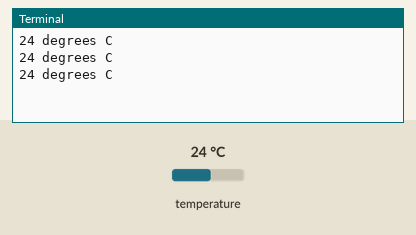
Simulated run of this program. Board: Raspberry Pi (BCM pin numbers). On the bench: the last lines printed to the terminal. The test bench sets the inputs (shaded band); at power-on: temperature 24 °C.

Above: at 1.2 s.
1.3 s: temperature set to 12 °C
At 1.9 s:
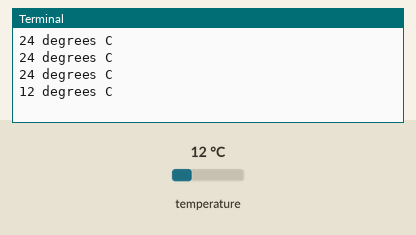
2.8 s: temperature set to 19 °C
At 3.4 s:
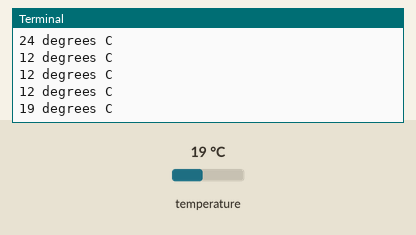
Timing chart, 0 to 5.8 s (numbered marks = the images above; inputs shaded):
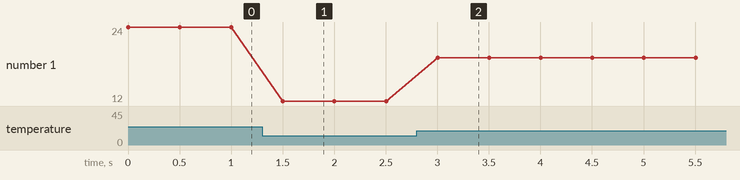

Measured:
- after the input at 1.3 s, the terminal: prints a new line after 0.20 s (image 1)
- after the input at 2.8 s, the terminal: prints a new line after 0.20 s (image 2)
- plotted number 1: 24 → 12 after the input at 1.3 s, 12 → 19 after the input at 2.8 s

The program:

temp_sensor_test.py
```python
import smbus
import time
# constants
BUS = 1 # I2C bus number
ADDRESS = 0x48 # TC74 I2C bus address
DELAY = 0.5 # delay between reads
# Connect to I2C bus
bus = smbus.SMBus(BUS)
try:
    while True:
        temp = bus.read_byte(ADDRESS)
        print(temp, 'degrees C')
        time.sleep(DELAY)
except KeyboardInterrupt:
    bus.close()
    print('Done')
```
